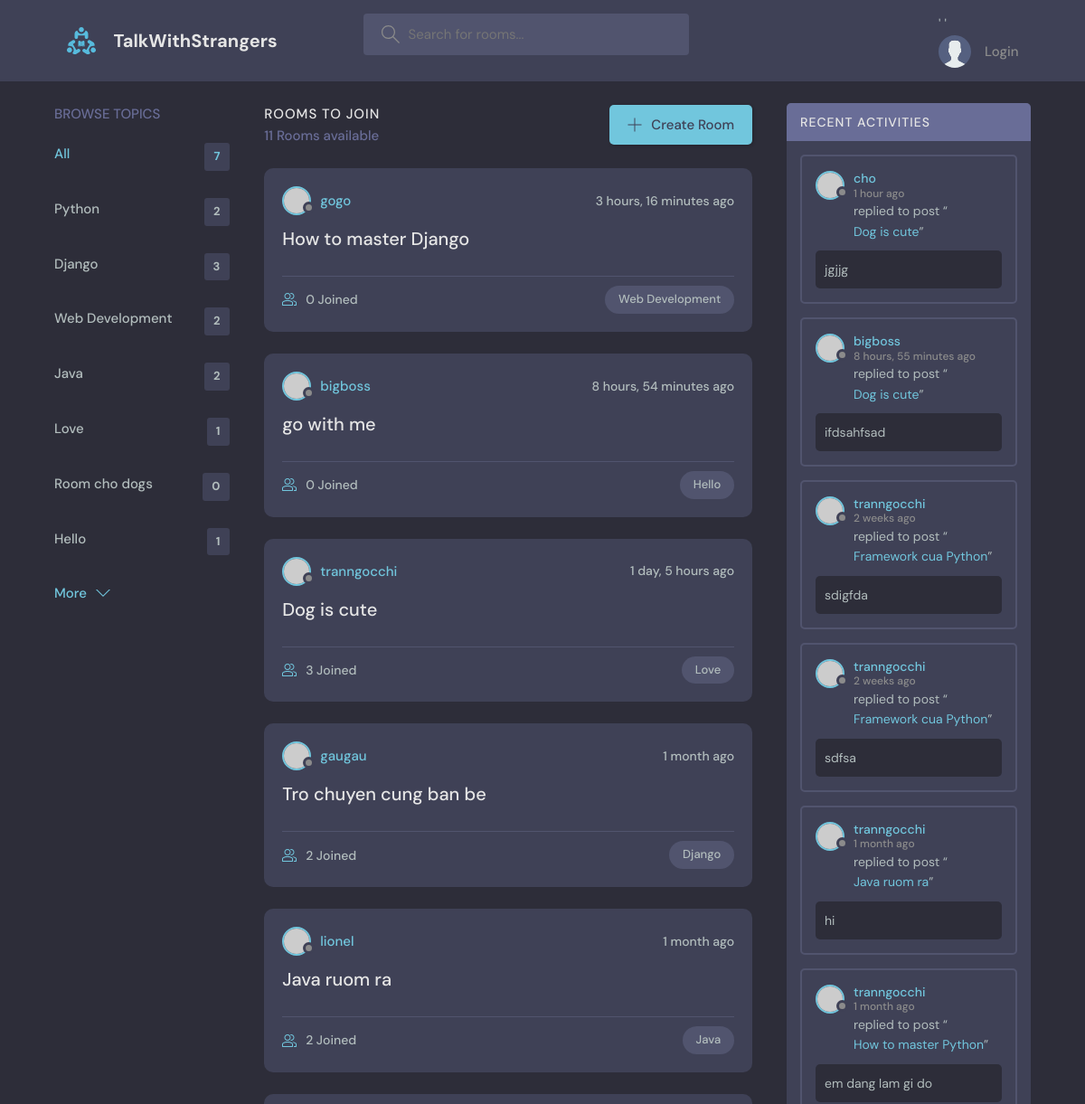
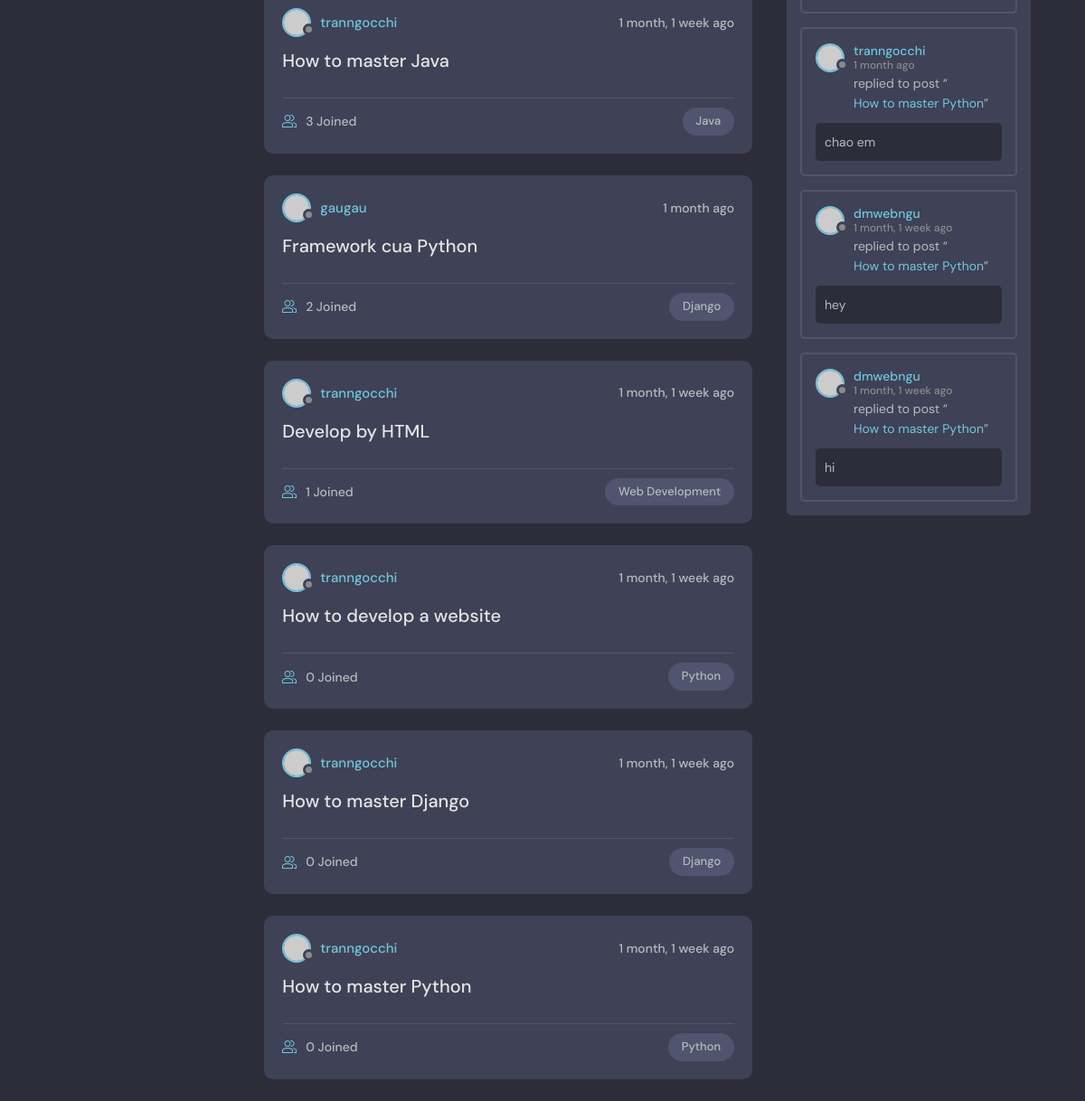
The page / on the database its author committed (2 pictures, top to bottom).
### base/models.py (models this page shows, shortened)
class Topic(models.Model):
    name = models.CharField(max_length=200)

class Room(models.Model):
    host = models.ForeignKey(User, on_delete=models.SET_NULL, null=True)
    topic = models.ForeignKey(Topic, on_delete=models.SET_NULL, null=True)
    name = models.CharField(max_length=200)
    description = models.TextField(null=True, blank=True)
    participants = models.ManyToManyField(User, related_name='participants', blank=True)
    updated = models.DateTimeField(auto_now=True)
    created = models.DateTimeField(auto_now_add=True)
    class Meta:
        ordering = ['-updated', '-created']
    def __str__(self):
        return self.name

class Message(models.Model):
    user = models.ForeignKey(User, on_delete=models.CASCADE)
    room = models.ForeignKey(Room, on_delete=models.CASCADE)
    body = models.TextField()
    updated = models.DateTimeField(auto_now=True)
    created = models.DateTimeField(auto_now_add=True)
    class Meta:
        ordering = ['-updated', '-created']

### base/views.py (the view)
# urls.py: path('', views.home, name="home"),
def home(request):
    q = request.GET.get('q') if request.GET.get('q') != None else ''
    rooms = Room.objects.filter(
        Q(topic__name__icontains=q) |
        Q(name__icontains=q)|
        Q(description__icontains=q)
    )
    topics = Topic.objects.all()
    room_count = rooms.count()
    room_messages = Message.objects.filter(Q(room__topic__name__icontains=q))
    context = {'rooms': rooms, 'topics': topics, 'room_count': room_count,
    'room_messages': room_messages}
    return render(request, 'base/home.html', context)

### base/templates/base/home.html (shortened to what this page needs)
{% extends 'main.html' %}
{% block content %}
    <main class="layout layout--3">
      <div class="container">
        {% include 'base/topics_component.html' %}
        <div class="roomList">
          <div class="roomList__header">
            <div>
              <h2>Rooms To Join</h2>
              <p>{{room_count}} Rooms available</p>
            </div>
            <a class="btn btn--main" href="{% url 'create-room' %}">
              <svg version="1.1" xmlns="http://www.w3.org/2000/svg" width="32" height="32" viewBox="0 0 32 32">
                <title>add</title>
                <path
                  d="M16.943 0.943h-1.885v14.115h-14.115v1.885h14.115v14.115h1.885v-14.115h14.115v-1.885h-14.115v-14.115z"
                ></path>
              </svg>
              Create Room
            </a>
          </div>
          {% include 'base/feed_component.html' %}
        </div>
        {% include 'base/activity_component.html' %}
      </div>
    </main>
{% endblock content %}

### base/templates/base/topics_component.html
<div class="topics">
    <div class="topics__header">
      <h2>Browse Topics</h2>
    </div>
    <ul class="topics__list">
      <li>
        <a href="{% url 'home' %}" class="active">All <span>{{topics.count}}</span></a>
      </li>
      {% for topic in topics %}
      <li>
        <a href="{% url 'home' %}?q={{topic.name}}">{{topic.name}} <span>{{topic.room_set.all.count}}</span></a>
      </li>
      {% endfor %}
    </ul>
    <a class="btn btn--link" href="topics.html">
      More
      <svg version="1.1" xmlns="http://www.w3.org/2000/svg" width="32" height="32" viewBox="0 0 32 32">
        <title>chevron-down</title>
        <path d="M16 21l-13-13h-3l16 16 16-16h-3l-13 13z"></path>
      </svg>
    </a>
  </div>

### base/templates/base/feed_component.html (shortened to what this page needs)
{% for room in rooms %}
<div class="roomListRoom">
    <div class="roomListRoom__header">
      <a href="{% url 'user-profile' room.host.id %}" class="roomListRoom__author">
        <div class="avatar avatar--small">
          <img src="https://randomuser.me/api/portraits/women/11.jpg" />
        </div>
        <span>{{room.host.username}}</span>
      </a>
      <div class="roomListRoom__actions">
        <span>{{room.created|timesince}} ago</span>
      </div>
    </div>
    <div class="roomListRoom__content">
      <a href="{% url 'room' room.id %}">{{room.name}}</a>
    </div>
    <div class="roomListRoom__meta">
      <a href="{% url 'room' room.id %}" class="roomListRoom__joined">
        {{room.participants.all.count}} Joined
      </a>
      <p class="roomListRoom__topic">{{room.topic.name}}</p>
    </div>
  </div>
  {% endfor %}

### base/templates/base/activity_component.html (shortened to what this page needs)
<div class="activities">
    <div class="activities__header">
      <h2>Recent Activities</h2>
    </div>
    {% for message in room_messages %}
    <div class="activities__box">
      <div class="activities__boxHeader roomListRoom__header">
        <a href="{% url 'user-profile' message.user.id %}" class="roomListRoom__author">
          <div class="avatar avatar--small">
            <img src="https://randomuser.me/api/portraits/women/11.jpg" />
          </div>
          <p>
            {{message.user}}
            <span>{{message.created|timesince}} ago</span>
          </p>
        </a>
      </div>
      <div class="activities__boxContent">
          <p>replied to post “<a href="{% url 'room' message.room.id %}">{{message.room}}</a>”</p>
          <div class="activities__boxRoomContent">
              {{message.body}}
          </div>
      </div>
    </div>
    {% endfor %}
  </div>

### rows shown on the page
Topic: name "Python", room_set.all.count "2"
Topic: name "Django", room_set.all.count "3"
Topic: name "Web Development", room_set.all.count "2"
Topic: name "Java", room_set.all.count "2"
Topic: name "Love", room_set.all.count "1"
Topic: name "Room cho dogs", room_set.all.count "0"
Topic: name "Hello", room_set.all.count "1"
Room: host.username "gogo", created "3 hours, 16 minutes", name "How to master Django", participants.all.count "0", topic.name "Web Development"
Room: host.username "bigboss", created "8 hours, 54 minutes", name "go with me", participants.all.count "0", topic.name "Hello"
Room: host.username "tranngocchi", created "1 day, 5 hours", name "Dog is cute", participants.all.count "3", topic.name "Love"
Room: host.username "gaugau", created "1 month", name "Tro chuyen cung ban be", participants.all.count "2", topic.name "Django"
Room: host.username "lionel", created "1 month", name "Java ruom ra", participants.all.count "2", topic.name "Java"
Room: host.username "tranngocchi", created "1 month, 1 week", name "How to master Java", participants.all.count "3", topic.name "Java"
Room: host.username "gaugau", created "1 month", name "Framework cua Python", participants.all.count "2", topic.name "Django"
Room: host.username "tranngocchi", created "1 month, 1 week", name "Develop by HTML", participants.all.count "1", topic.name "Web Development"
Room: host.username "tranngocchi", created "1 month, 1 week", name "How to develop a website", participants.all.count "0", topic.name "Python"
Room: host.username "tranngocchi", created "1 month, 1 week", name "How to master Django", participants.all.count "0", topic.name "Django"
Room: host.username "tranngocchi", created "1 month, 1 week", name "How to master Python", participants.all.count "0", topic.name "Python"
Message: user "cho", created "1 hour", room "Dog is cute", body "jgjjg"
Message: user "bigboss", created "8 hours, 55 minutes", room "Dog is cute", body "ifdsahfsad"
Message: user "tranngocchi", created "2 weeks", room "Framework cua Python", body "sdigfda"
Message: user "tranngocchi", created "2 weeks", room "Framework cua Python", body "sdfsa"
Message: user "tranngocchi", created "1 month", room "Java ruom ra", body "hi"
Message: user "tranngocchi", created "1 month", room "How to master Python", body "em dang lam gi do"
Message: user "tranngocchi", created "1 month", room "How to master Python", body "chao em"
Message: user "dmwebngu", created "1 month, 1 week", room "How to master Python", body "hey"
Message: user "dmwebngu", created "1 month, 1 week", room "How to master Python", body "hi"

### other values the page prints
{{ topics.count }} "7"
{{ room_count }} "11"
